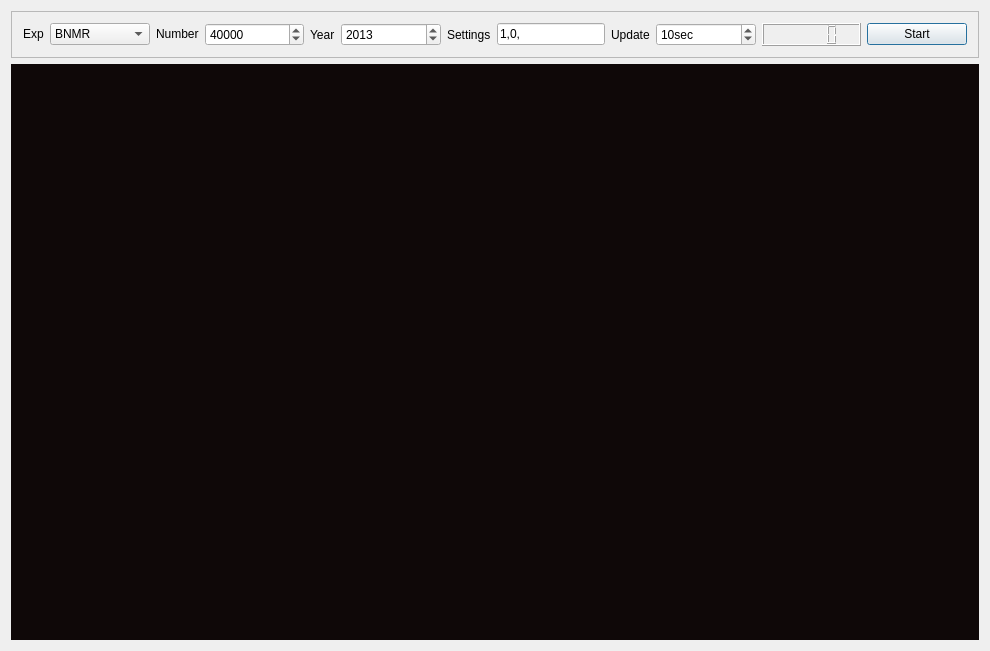
<?xml version="1.0" encoding="UTF-8"?>
<ui version="4.0">
 <class>Stream</class>
 <widget class="QDialog" name="Stream">
  <property name="geometry">
   <rect>
    <x>0</x>
    <y>0</y>
    <width>990</width>
    <height>651</height>
   </rect>
  </property>
  <property name="windowTitle">
   <string>Stream</string>
  </property>
  <layout class="QGridLayout" name="gridLayout">
   <item row="0" column="0">
    <widget class="QFrame" name="frame">
     <property name="sizePolicy">
      <sizepolicy hsizetype="MinimumExpanding" vsizetype="Fixed">
       <horstretch>0</horstretch>
       <verstretch>0</verstretch>
      </sizepolicy>
     </property>
     <property name="frameShape">
      <enum>QFrame::StyledPanel</enum>
     </property>
     <property name="frameShadow">
      <enum>QFrame::Raised</enum>
     </property>
     <layout class="QHBoxLayout" name="horizontalLayout">
      <item>
       <widget class="QLabel" name="label">
        <property name="sizePolicy">
         <sizepolicy hsizetype="Fixed" vsizetype="Fixed">
          <horstretch>0</horstretch>
          <verstretch>0</verstretch>
         </sizepolicy>
        </property>
        <property name="text">
         <string>Exp</string>
        </property>
       </widget>
      </item>
      <item>
       <widget class="QComboBox" name="comboBox_exp">
        <property name="sizePolicy">
         <sizepolicy hsizetype="MinimumExpanding" vsizetype="Fixed">
          <horstretch>0</horstretch>
          <verstretch>0</verstretch>
         </sizepolicy>
        </property>
        <item>
         <property name="text">
          <string>BNMR</string>
         </property>
        </item>
       </widget>
      </item>
      <item>
       <widget class="QLabel" name="label_2">
        <property name="sizePolicy">
         <sizepolicy hsizetype="Fixed" vsizetype="Fixed">
          <horstretch>0</horstretch>
          <verstretch>0</verstretch>
         </sizepolicy>
        </property>
        <property name="text">
         <string>Number</string>
        </property>
       </widget>
      </item>
      <item>
       <widget class="QSpinBox" name="spinBox_number">
        <property name="sizePolicy">
         <sizepolicy hsizetype="MinimumExpanding" vsizetype="Fixed">
          <horstretch>0</horstretch>
          <verstretch>0</verstretch>
         </sizepolicy>
        </property>
        <property name="minimum">
         <number>30000</number>
        </property>
        <property name="maximum">
         <number>100000</number>
        </property>
        <property name="value">
         <number>40000</number>
        </property>
       </widget>
      </item>
      <item>
       <widget class="QLabel" name="label_5">
        <property name="sizePolicy">
         <sizepolicy hsizetype="Fixed" vsizetype="Preferred">
          <horstretch>0</horstretch>
          <verstretch>0</verstretch>
         </sizepolicy>
        </property>
        <property name="text">
         <string>Year</string>
        </property>
       </widget>
      </item>
      <item>
       <widget class="QSpinBox" name="spinBox_year">
        <property name="sizePolicy">
         <sizepolicy hsizetype="MinimumExpanding" vsizetype="Fixed">
          <horstretch>0</horstretch>
          <verstretch>0</verstretch>
         </sizepolicy>
        </property>
        <property name="minimum">
         <number>2004</number>
        </property>
        <property name="maximum">
         <number>2020</number>
        </property>
        <property name="value">
         <number>2013</number>
        </property>
        <property name="displayIntegerBase">
         <number>10</number>
        </property>
       </widget>
      </item>
      <item>
       <widget class="QLabel" name="label_4">
        <property name="sizePolicy">
         <sizepolicy hsizetype="Fixed" vsizetype="Preferred">
          <horstretch>0</horstretch>
          <verstretch>0</verstretch>
         </sizepolicy>
        </property>
        <property name="toolTip">
         <string>&lt;html&gt;&lt;head/&gt;&lt;body&gt;&lt;p&gt;bin,xmin,xmax&lt;/p&gt;&lt;/body&gt;&lt;/html&gt;</string>
        </property>
        <property name="text">
         <string>Settings</string>
        </property>
       </widget>
      </item>
      <item>
       <widget class="QLineEdit" name="lineEdit_graphics">
        <property name="sizePolicy">
         <sizepolicy hsizetype="MinimumExpanding" vsizetype="Fixed">
          <horstretch>0</horstretch>
          <verstretch>0</verstretch>
         </sizepolicy>
        </property>
        <property name="text">
         <string>1,0,</string>
        </property>
       </widget>
      </item>
      <item>
       <widget class="QLabel" name="label_3">
        <property name="sizePolicy">
         <sizepolicy hsizetype="Fixed" vsizetype="Preferred">
          <horstretch>0</horstretch>
          <verstretch>0</verstretch>
         </sizepolicy>
        </property>
        <property name="text">
         <string>Update</string>
        </property>
       </widget>
      </item>
      <item>
       <widget class="QSpinBox" name="spinBox_update">
        <property name="sizePolicy">
         <sizepolicy hsizetype="MinimumExpanding" vsizetype="Fixed">
          <horstretch>0</horstretch>
          <verstretch>0</verstretch>
         </sizepolicy>
        </property>
        <property name="suffix">
         <string>sec</string>
        </property>
        <property name="prefix">
         <string/>
        </property>
        <property name="minimum">
         <number>1</number>
        </property>
        <property name="maximum">
         <number>3600</number>
        </property>
        <property name="singleStep">
         <number>1</number>
        </property>
        <property name="value">
         <number>10</number>
        </property>
        <property name="displayIntegerBase">
         <number>10</number>
        </property>
       </widget>
      </item>
      <item>
       <widget class="QLCDNumber" name="lcdNumber">
        <property name="sizePolicy">
         <sizepolicy hsizetype="MinimumExpanding" vsizetype="Fixed">
          <horstretch>0</horstretch>
          <verstretch>0</verstretch>
         </sizepolicy>
        </property>
       </widget>
      </item>
      <item>
       <widget class="QPushButton" name="pushButton">
        <property name="sizePolicy">
         <sizepolicy hsizetype="MinimumExpanding" vsizetype="Fixed">
          <horstretch>0</horstretch>
          <verstretch>0</verstretch>
         </sizepolicy>
        </property>
        <property name="text">
         <string>Start</string>
        </property>
       </widget>
      </item>
     </layout>
    </widget>
   </item>
   <item row="1" column="0">
    <widget class="QCustomPlot" name="plotWidget" native="true">
     <property name="sizePolicy">
      <sizepolicy hsizetype="MinimumExpanding" vsizetype="MinimumExpanding">
       <horstretch>0</horstretch>
       <verstretch>0</verstretch>
      </sizepolicy>
     </property>
     <property name="styleSheet">
      <string notr="true">border-color: rgb(62, 40, 40);
background-color: rgb(15, 8, 8);</string>
     </property>
    </widget>
   </item>
  </layout>
 </widget>
 <layoutdefault spacing="6" margin="11"/>
 <customwidgets>
  <customwidget>
   <class>QCustomPlot</class>
   <extends>QWidget</extends>
   <header>qcustomplot.h</header>
   <container>1</container>
  </customwidget>
 </customwidgets>
 <resources/>
 <connections/>
</ui>
